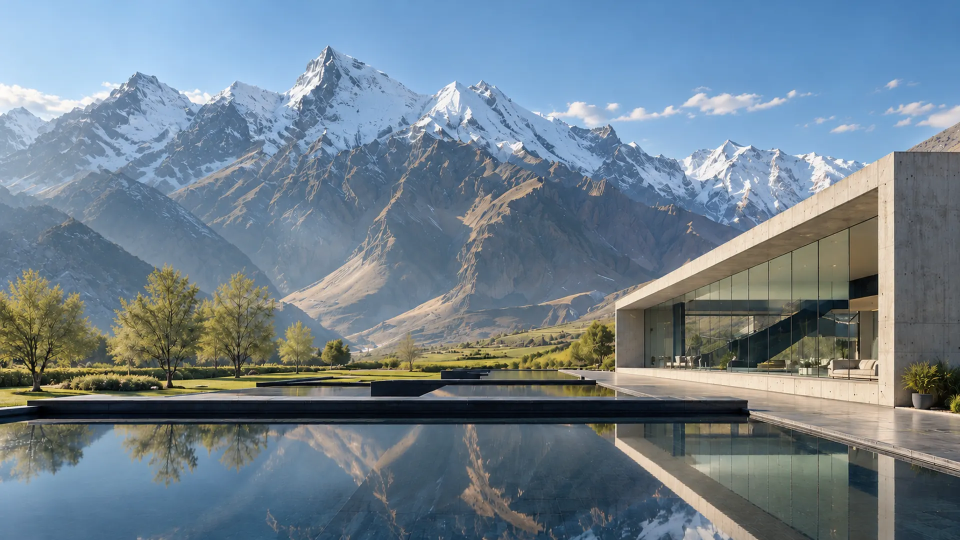
#> input picture assets/hero-poster.webp, 1920 x 1080 px, found by its file name (shown at 1/2 size)
$ python house-depth.py assets/hero-poster.webp assets/house/depth.png
#> lines starting #> are read from the running program, lines starting #| are printed output that depends on the picture; after the words box and inside, x2 and y2 are one past the last pixel; in counts of white or black regions, pixels touching at a corner belong together
# Builds the depth map for the 3D hero (js/world.js) from assets/hero-poster.webp.
# Usage: python3 tools/house-depth.py assets/hero-poster.webp assets/house/depth.png
# Writes depth.png (R: photo depth, G: depth behind the house) and back.webp (inpainted colour behind the house).
import sys, numpy as np
from scipy.ndimage import gaussian_filter
from PIL import Image, ImageFilter
src, out = sys.argv[1], sys.argv[2]
im = np.asarray(Image.open(src).convert('RGB').resize((960, 540), Image.LANCZOS)).astype(np.float32)
H, W = 540, 960
r, g, b = im[..., 0], im[..., 1], im[..., 2]
vv, uu = np.mgrid[0:H, 0:W].astype(np.float32)
y, x = vv / H, uu / W
F = 1484 / 2            # focal length in this 960x540 space (fov ~40deg)
CAM_H = 1.5
HORIZON = 0.685 * H
Z_NEAR, Z_FAR = 5.0, 300.0

z = np.full((H, W), Z_FAR, np.float32)
# mountains / valley above the horizon: lower rows are nearer
z_m = 60 + np.clip((HORIZON / H - y) / 0.6, 0, 1) * 110
z = z_m.copy()
# the dark foreground ridge on the left is nearer
# sky: blue, above the mountains, per column from the top
sky = (b > r + 50) & (b > 150) & (b > g + 12) & (y < 0.62)
#> sky: shape (540, 960) bool; 26% white; 248 white regions (228 under 20 px), largest, box (x1, y1, x2, y2) and area: (0, 0, 960, 225) 132734, (176, 204, 211, 237) 185, (251, 203, 270, 224) 173
from scipy.ndimage import binary_opening
sky = binary_opening(sky, structure=np.ones((3, 21)))
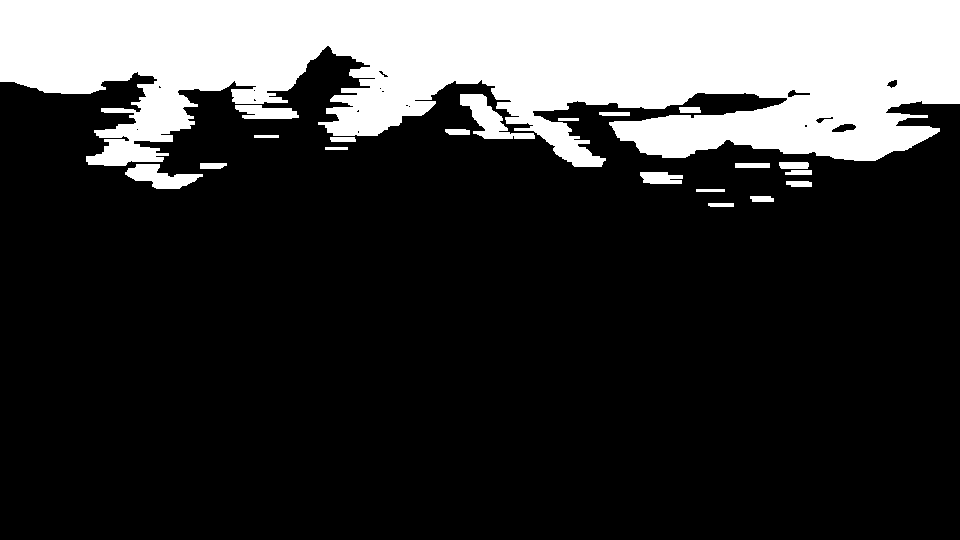
#> sky: shape (540, 960) bool; 22.8% white; 20 white regions, largest, box (x1, y1, x2, y2) and area: (0, 0, 960, 167) 113061, (460, 94, 535, 139) 1321, (125, 164, 203, 189) 1034
first_rock = np.argmax(~sky, axis=0)          # first non-sky row per column
#> first_rock = 960 values, max 161 at index 856, min 46 at index 327, mean 97.58
# the silhouette is smooth; drop columns where bluish snow shadow read as sky
from scipy.ndimage import median_filter, minimum_filter1d
first_rock = median_filter(first_rock, 7, mode='nearest')
#> first_rock = 960 values, max 161 at index 856, min 47 at index 326, mean 97.55
sky_col = vv < first_rock[None, :]
#> sky_col: shape (540, 960) bool; 18.1% white; 1 white region, box (x1, y1, x2, y2) and area: (0, 0, 960, 161) 93652
cloud = (y < 0.3) & (r > 200) & (g > 200) & (b > 200) & ((x > 0.55) | (x < 0.13)) & (y < 0.25)
#> cloud: shape (540, 960) bool; 0.73% white; 31 white regions (19 under 20 px), largest, box (x1, y1, x2, y2) and area: (0, 82, 121, 122) 2062, (547, 102, 598, 127) 416, (928, 106, 960, 127) 342
z[sky_col] = Z_FAR
z[cloud & (y < 0.24)] = Z_FAR * 0.9
# ground plane below the horizon (grass, pool, terrace)
below = vv > HORIZON + 1
z[below] = F * CAM_H / (vv[below] - HORIZON)
# trees: yellow-green blobs standing on the ground line
tree = (g > b + 35) & (g > 110) & (y > 0.47) & (y < 0.735) & (x < 0.66)
#> tree: shape (540, 960) bool; 3.2% white; 278 white regions (223 under 20 px), largest, box (x1, y1, x2, y2) and area: (411, 318, 616, 371) 3498, (106, 294, 158, 366) 1528, (240, 361, 441, 382) 1448
z_tree = np.where(x < 0.27, 42, np.where(x < 0.5, 58, 80))
z[tree] = np.minimum(z[tree], z_tree[tree])
# the house: glass facade receding to the left, end wall facing us
def inside(px, py, poly):
    n = len(poly); res = np.zeros(px.shape, bool); j = n - 1
    for i in range(n):
        xi, yi = poly[i]; xj, yj = poly[j]
        cond = ((yi > py) != (yj > py)) & (px < (xj - xi) * (py - yi) / (yj - yi + 1e-9) + xi)
        res ^= cond; j = i
    return res
S = 0.5  # 1920 -> 960
house = inside(uu, vv, [(1230*S, 585*S), (1760*S, 302*S), (1920*S, 302*S), (1920*S, 815*S), (1500*S, 812*S), (1230*S, 745*S)])
zh = np.where(uu < 1760*S, 40 - (uu - 1230*S) / (530*S) * 26, 14 - (uu - 1760*S) / (160*S) * 5)
z[house] = zh[house]
#> z: shape (540, 960) float32; min 6.58, max 1011.8, mean 108.9
# plants and terrace on the right sit on the ground plane already
mtn = ~sky_col & ~house & (vv <= HORIZON + 1) & ~tree
#> mtn: shape (540, 960) bool; 37.2% white; 97 white regions (87 under 20 px), largest, box (x1, y1, x2, y2) and area: (0, 47, 862, 371) 186728, (886, 81, 960, 151) 3706, (415, 323, 615, 371) 1839
zs = gaussian_filter(np.where(mtn, z, z_m), 4)
z[mtn] = zs[mtn]
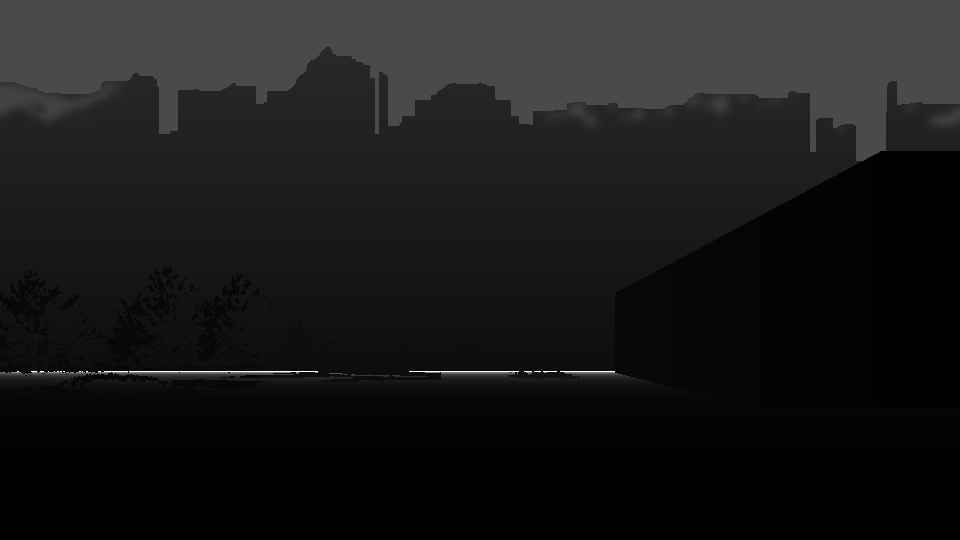
#> z: shape (540, 960) float32; min 6.58, max 1011.8, mean 108.8; drawn with min black and max white
z = np.clip(z, Z_NEAR, Z_FAR)
# background layer behind the house: what the photograph never saw, inpainted
import cv2
from scipy.ndimage import gaussian_filter, binary_dilation
zb = z.copy()
zb[house] = np.where(vv[house] > HORIZON + 1, z[house], z_m[house])
zb[house & (vv > HORIZON + 1)] = (F * CAM_H / (vv - HORIZON).clip(1))[house & (vv > HORIZON + 1)]
mask = binary_dilation(house, iterations=3).astype(np.uint8) * 255
bgr = cv2.cvtColor(im.astype(np.uint8), cv2.COLOR_RGB2BGR)
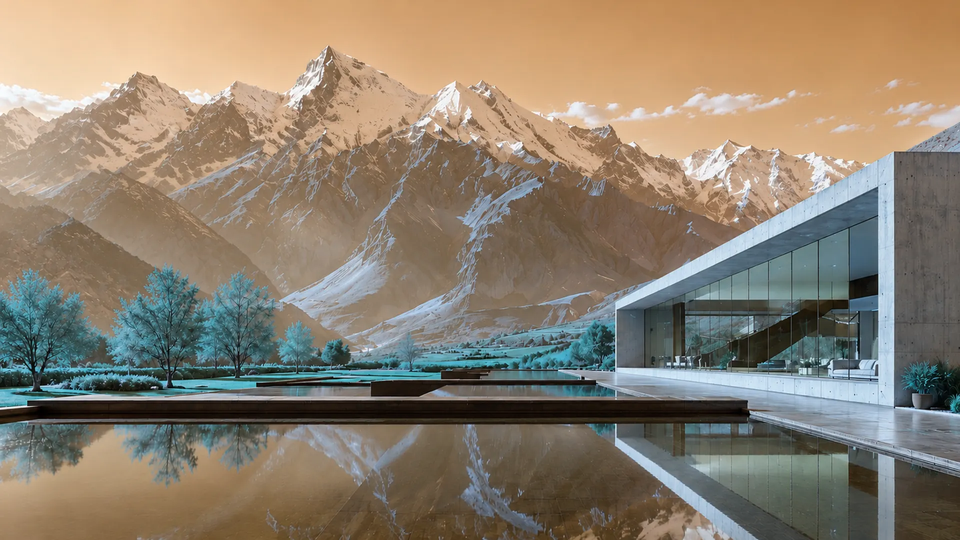
#> bgr: shape (540, 960, 3); mean R, G, B 140.5, 128.5, 111.7
fill = cv2.cvtColor(cv2.inpaint(bgr, mask, 9, cv2.INPAINT_TELEA), cv2.COLOR_BGR2RGB)
fill = gaussian_filter(fill.astype(np.float32), sigma=(3, 3, 0))
zb = np.clip(zb, Z_NEAR, Z_FAR)
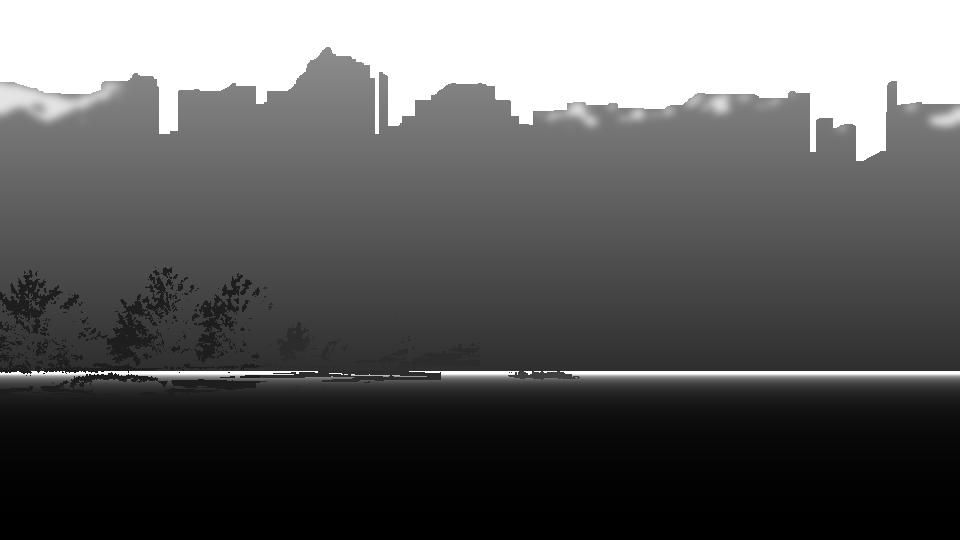
#> zb: shape (540, 960) float32; min 6.58, max 300, mean 117.2; drawn with min black and max white
dispb = (1 / zb - 1 / Z_FAR) / (1 / Z_NEAR - 1 / Z_FAR)
Image.fromarray(np.clip(fill, 0, 255).astype(np.uint8)).save(out.replace('depth.png', 'back.webp'), quality=80)
back_disp = np.where(house, np.clip(dispb ** 0.5 * 255, 1, 255), 0).astype(np.uint8)
#> house: shape (540, 960) bool; 12.9% white; 1 white region, box (x1, y1, x2, y2) and area: (615, 151, 960, 408) 67092
disp = (1 / z - 1 / Z_FAR) / (1 / Z_NEAR - 1 / Z_FAR)
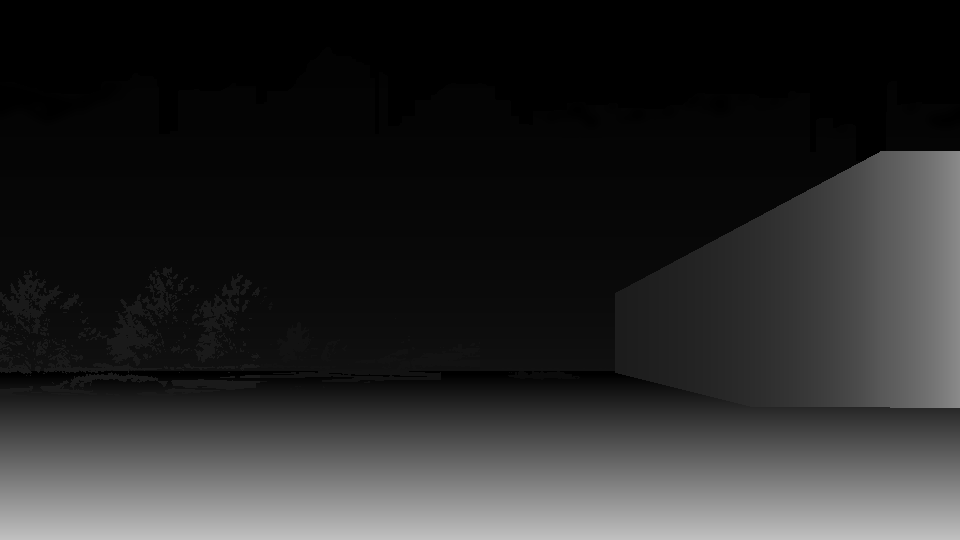
#> disp: shape (540, 960) float32; min 0, max 0.756, mean 0.165
d8 = Image.fromarray(np.clip(disp ** 0.5 * 255, 0, 255).astype(np.uint8))   # sqrt for precision in the far field
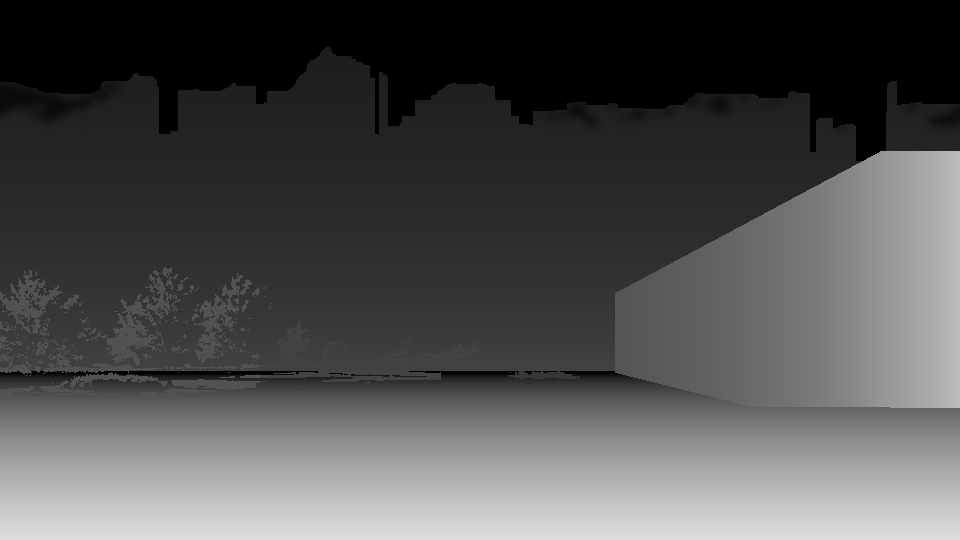
#> d8: PIL image 960x540 L; min 0, max 221, mean 79.1
d8 = d8.filter(ImageFilter.MedianFilter(3))
# R: the photograph's depth. G: depth of what lies behind the house (0 = nothing to fill)
fg = np.asarray(d8)
Image.fromarray(np.dstack([fg, back_disp, np.zeros_like(fg)])).save(out, optimize=True)
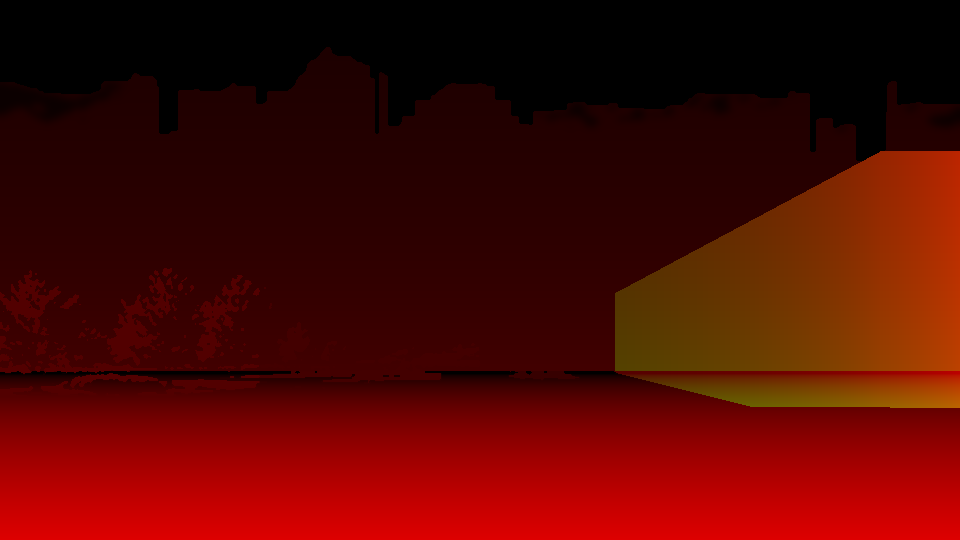
#> saved as depth.png: PIL image 960x540 RGB; mean R, G, B 79.1, 6.7, 0
print('saved', out)
